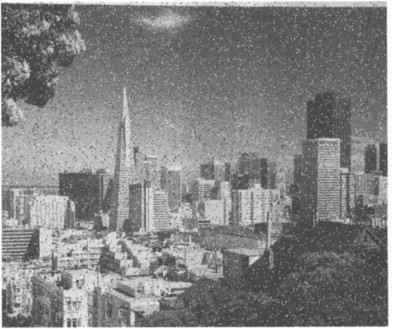
#> input picture saltpepper.png, 400 x 329 px
$ python Smoothing_images_and_image_blurring.py
#> lines starting #> are read from the running program, lines starting #| are printed output that depends on the picture
import cv2
import numpy as np
import matplotlib.pyplot as plt

img = cv2.imread("saltpepper.png")
#> img is the input picture: shape (329, 400, 3); min 56, max 255, mean 132.3
img = cv2.cvtColor(img, cv2.COLOR_BGR2RGB)

#homogeneous filter is the most simple filter, each output pixel is the mean of its kernel neighbors
kernel = np.ones((5,5), np.float32)/25
dst = cv2.filter2D(img, -1, kernel)
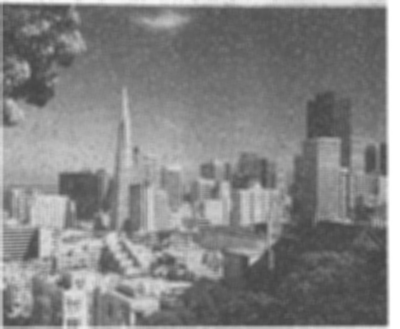
#> dst: shape (329, 400, 3); min 68, max 255, mean 132.1

#averaging
blur = cv2.blur(img, (5,5))

#gaussian filter is nothing but using differnet-weight-kernel, in both x and y direction
g_blur = cv2.GaussianBlur(img, (5,5),0)
#this is specially for removing the high frequency noise form the image

#median filter is something that replace each pixel's value with the median of its meighboring pixels.
#this method is great when dealing with "salt and pepper noise"
median = cv2.medianBlur(img, 5 )
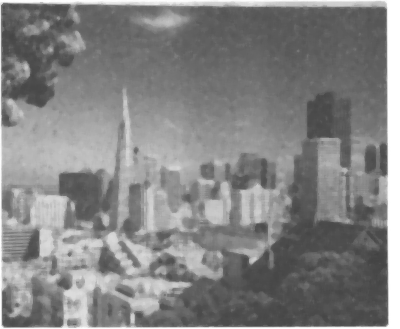
#> median: shape (329, 400, 3); min 66, max 255, mean 131.8

#bilateral filter
#the edges details are reserved in this even after smoothing the image
bilateralFiler = cv2.bilateralFilter(img, 9, 75,75)

titles = ['images', "2D Convolution","blur","g_blur","median","bilateralFiler"]
images =[img, dst, blur, g_blur, median,bilateralFiler  ]

for i in range(6):
    plt.subplot(2,3, i+1), plt.imshow(images[i], "gray")
    plt.title(titles[i])
    plt.xticks([]), plt.yticks([])
plt.show()
